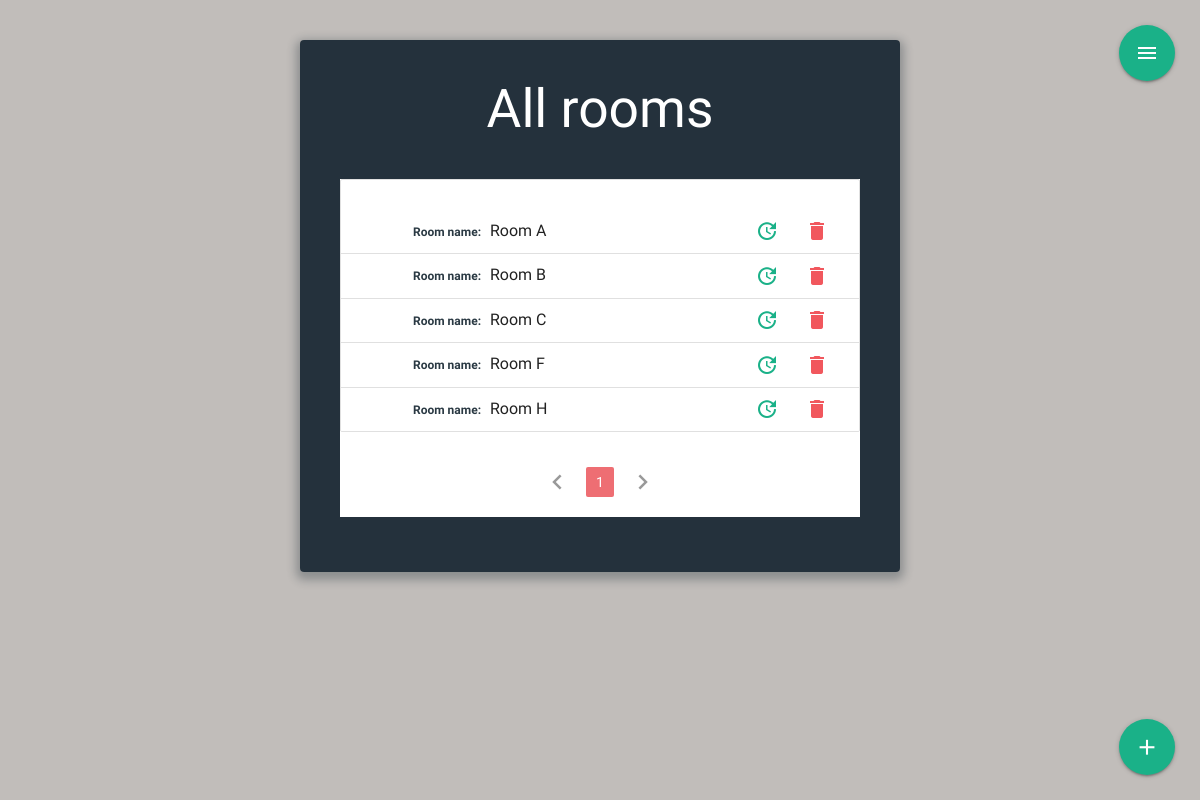
The app's page /rooms (signed in), older data.
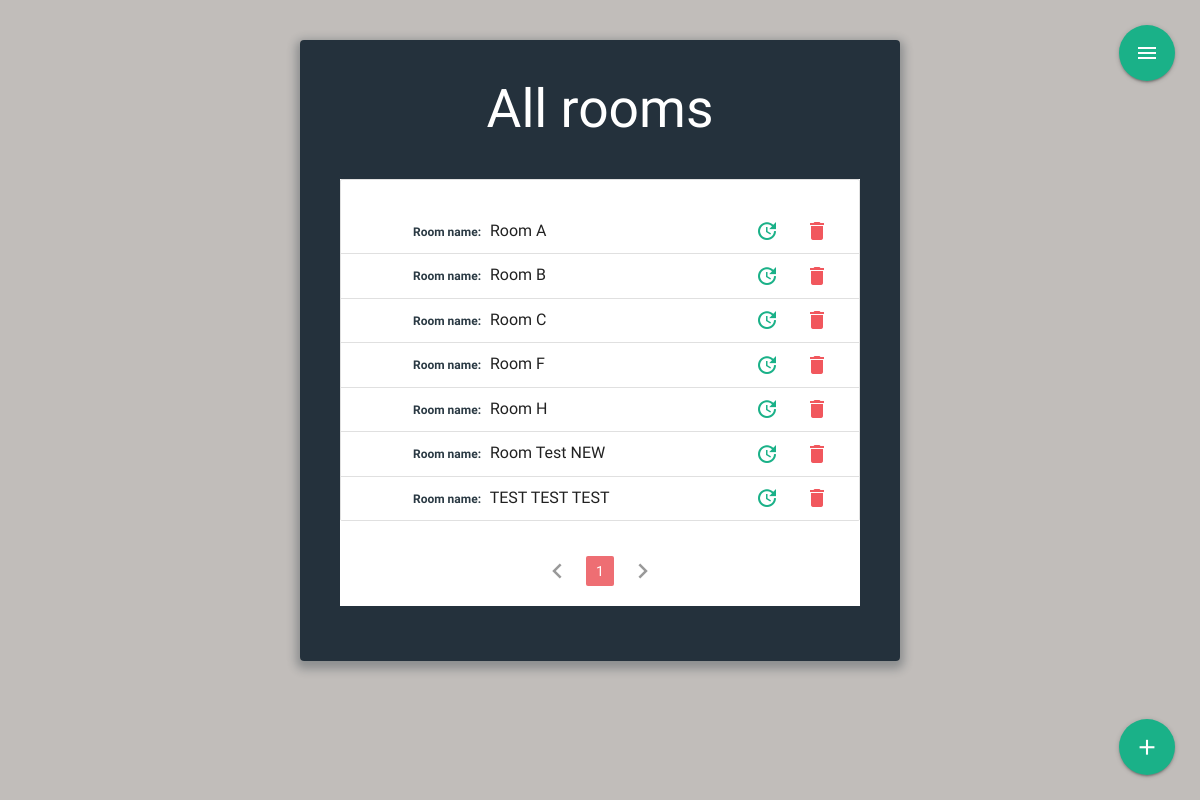
The same page, newer data.
### meeting_app/models.py (models this page shows, shortened)
class Room(db.Model):
  id = db.Column(db.Integer, primary_key=True)
  created_room = db.Column(db.String(100), nullable=False, unique=True)

### meeting_app/meetings/routes.py (the view)
@meetings.route("/rooms", methods=["GET", "POST"])
@login_required
def all_rooms():
  if current_user.usertype == "admin":
    image_file = url_for('static', filename='/img/' + current_user.image_file)
    page=request.args.get('page',1,type=int)
    rooms = Room.query.paginate(page=page,per_page=10)
    return render_template("rooms.html", isIndex=True,rooms=rooms,legend="All rooms",image_file=image_file)
  else:
    abort(403)

### meeting_app/models.py (called while the page is built)
@login_manager.user_loader
def load_user(user_id):
  return User.query.get(int(user_id))

### meeting_app/templates/rooms.html (shortened to what this page needs)
{%extends "layout.html"%}
{% block content %}
<div class="wrap">
    <h2>{{legend}}</h2>
<div id="shedule" class='all_rooms'>
 <ul class="collection">
  {% if rooms.items!=[] %}
  {% for room in rooms.items %}
    <li class="collection-item avatar">
      <span class="title5 collection-title">Room name:</span>
      <span>{{room.created_room}}</span>
      {% if (current_user.usertype=="admin") %}
      <div class="action-buttons-wrapper">
        <a href="{{url_for('meetings.update_room', room_id=room.id)}}" class="secondary-content" title="update"><i class="material-icons">update</i></a>
       <a class="waves-effect waves-light modal-trigger secondary-content" href="#modal" data-id="{{url_for('meetings.delete_room',room_id = room.id)}}">  <i class="material-icons ">delete</i></a>
      </div>
      {%endif %}
    </li>
    {%endfor%}
  </ul>
  <ul class="pagination">
    {% if rooms.has_prev %}
    <li class="arrow"><a  href="{{ url_for('meetings.all_rooms',page=rooms.prev_num)}}"><i class="material-icons">chevron_left</i></a></li>
    {% else %}
    <li class="disabled"><a href="#!"><i class="material-icons">chevron_left</i></a></li>
    {% endif %}
    {% for page_num in rooms.iter_pages(left_edge=1, right_edge=1, left_current=1,right_current=2) %}
      {% if page_num %}
        {% if rooms.page ==page_num %}
          <li class="active"> <a href="{{ url_for('meetings.all_rooms',page=page_num)}}">{{page_num}}</a></li>
        {% else %}
          <li class="waves-effect pag-element"> <a href="{{ url_for('meetings.all_rooms',page=page_num)}}">{{page_num}}</a></li>
        {% endif %}
      {% else %}
        <span>...</span>
      {% endif %}
    {% endfor %}
    {% if rooms.has_next %}
      <li class="arrow"><a href="{{ url_for('meetings.all_rooms',page=rooms.next_num)}}"><i class="material-icons">chevron_right</i></a></li>
    {% else %}
    <li class="disabled"><a href="#!"><i class="material-icons">chevron_right</i></a></li>
    {% endif %}
    {% else %}
    <p class="no-shedules">There are no meeting rooms, please try a letter...</p>
    {% endif %}
  </ul>
</div>
  <div class="fixed-button-wrapper">
    <a class="btn-floating btn-large" href="{{url_for('meetings.room_new')}}" title="Add Meeting Room"><i class="material-icons">add</i></a>
  </div>
</div>
{% endblock %}

Row changes from the older to the newer data that the page shows:
added Room: created_room "Room Test NEW"
added Room: created_room "TEST TEST TEST"
